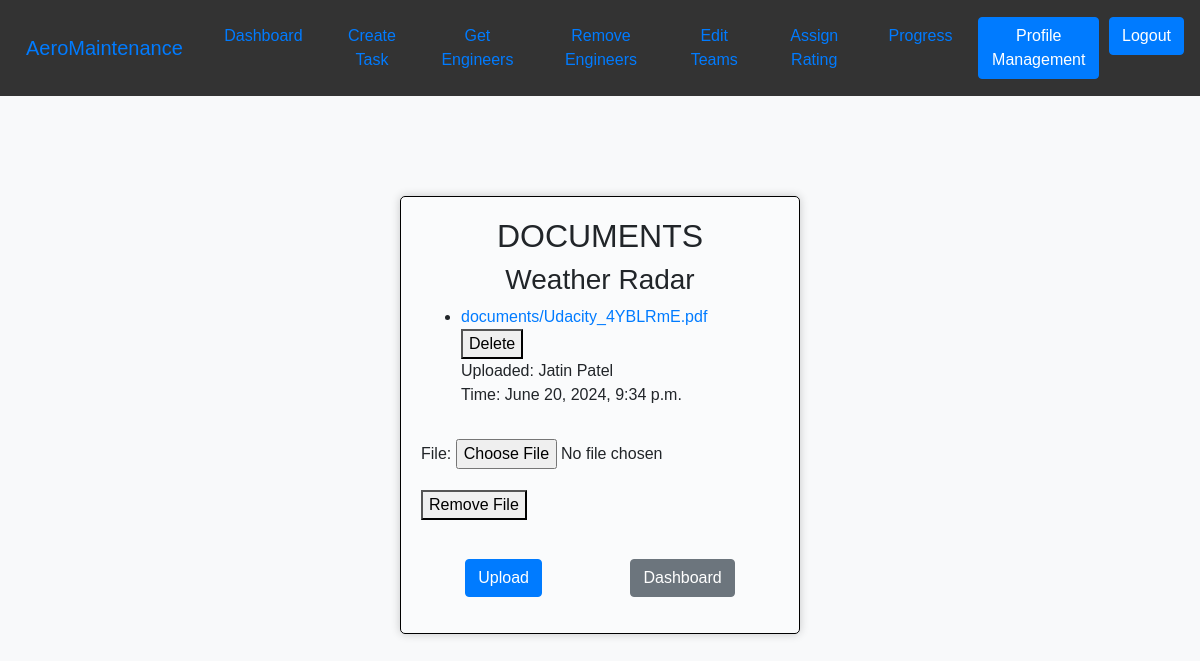
The page /upload-document/8 (signed in) on the database its author committed.
### Aeroppp/models.py (models this page shows, shortened)
class Task(models.Model):
    title = models.CharField(max_length = 200)
    aircraft = models.CharField(max_length = 200)
    description = models.TextField()
    priority = models.CharField(max_length = 50)
    deadline = models.DateTimeField(default = timezone.now() + timezone.timedelta(days=3))
    created_by = models.ForeignKey(CustomUser, on_delete = models.CASCADE, related_name = "created_tasks")
    created_at = models.DateTimeField(auto_now_add = True)
    progress = models.IntegerField(default=0, validators=[MinValueValidator(0), MaxValueValidator(100)])

class Document(models.Model):
    task = models.ForeignKey(Task, on_delete = models.CASCADE)
    uploaded_by = models.ForeignKey(CustomUser, on_delete = models.CASCADE)
    file = models.FileField(upload_to = 'documents/', null = True)
    uploaded_at = models.DateTimeField(auto_now_add = True)

class CustomUser(AbstractUser):
    is_manager = models.BooleanField(default=False)
    is_engineer = models.BooleanField(default=False)
    first_name = models.CharField(max_length = 50)
    last_name = models.CharField(max_length = 50)
    groups = models.ManyToManyField(
        'auth.Group',
        related_name='customuser_set',
        blank=True,
        help_text='The groups this user belongs to.',
        verbose_name='groups',
    )
    user_permissions = models.ManyToManyField(
        'auth.Permission',
        related_name='customuser_set',
        blank=True,
        help_text='Specific permissions for this user.',
        verbose_name='user permissions',
    )
    objects = CustomUserManager()

### Aeroppp/views.py (the view, shortened to what this page needs)
# urls.py: path('upload-document/<str:pk>', views.upload_document, name = "upload-document"),
@login_required(login_url = 'login')
def upload_document(request, pk):
    task = Task.objects.get(id = pk)
    task_id = task.id
    form = DocumentForm()
    documents = Document.objects.filter(task = task)
    context = {'Task': task, 'Form': form, 'documents': documents}
    return render(request, 'upload-document.html', context)

### Aeroppp/forms.py
class DocumentForm(forms.ModelForm):
    class Meta:
        model = Document
        fields = ['file']

### Aeroppp/templates/upload-document.html (shortened to what this page needs)
{% extends 'navbar.html' %}
{% block content %}
<!DOCTYPE html>
<html lang="en">
<head>
    <link href="https://stackpath.bootstrapcdn.com/bootstrap/4.5.2/css/bootstrap.min.css" rel="stylesheet">
</head>
<body>
<div class="container login-container">
    <div class="login-box">
        <h2 class="text-center">DOCUMENTS</h2>
        <h3 class = "text-center"> {{Task.title}} </h3>
        {% if documents %}
            <ul>
                {% for document in documents %}
                    <div class="col-md-15">
                        <li><a href = "{{document.file.url }}">{{ document.file.name }}</a></li>
                        <form method = "POST" action = "{% url 'delete-document' document.id %}" style = "display:inline;">
                            <button type = "submit"> Delete </button>
                        </form>
                        <label for = "document"> Uploaded: {{document.uploaded_by.get_full_name}}
                        <label for = "document"> Time: {{document.uploaded_at}}
                        <br>
                    </div>
                {% endfor %}
            </ul>
        {% endif %}
        <form method="post" enctype="multipart/form-data">
            {{Form.as_p}}
            <div>
                <button type="button" onclick="removeFile()">Remove File</button>
            </div>
            <br>
            <div class="btn-container">
                <button type="submit" class="btn btn-primary btn-submit">Upload</button>
                <a href="{% url 'manager-dashboard' %}" class="btn btn-secondary">Dashboard</a>
            </div>
        </form>
    </div>
</div>
</body>
</html>
{% endblock %}

### Aeroppp/templates/upload-document.html (style rules this page uses)
body { background-image: url('https://freerangestock.com/sample/148878/view-outside-an-airplane-window.jpg'); background-size: cover; background-position: center; background-attachment: fixed; font-family: Arial, sans-serif; background-color: #f8f9fa; }
.login-container { margin-top: 100px; }
.login-box { max-width: 400px; margin: 0 auto; padding: 20px; background-color: rgba(255, 255, 255, 0.36); border: 1px solid #000; border-radius: 5px; box-shadow: 0 0 10px rgba(0, 0, 0, 0.2); }
.btn-container { display: flex; justify-content: space-around; margin-top: 15px; }

### rows shown on the page
Task: title "Weather Radar"
Document: file.name "documents/Udacity_4YBLRmE.pdf", uploaded_by.get_full_name "Jatin Patel", uploaded_at "June 20, 2024, 9:34 p.m."
